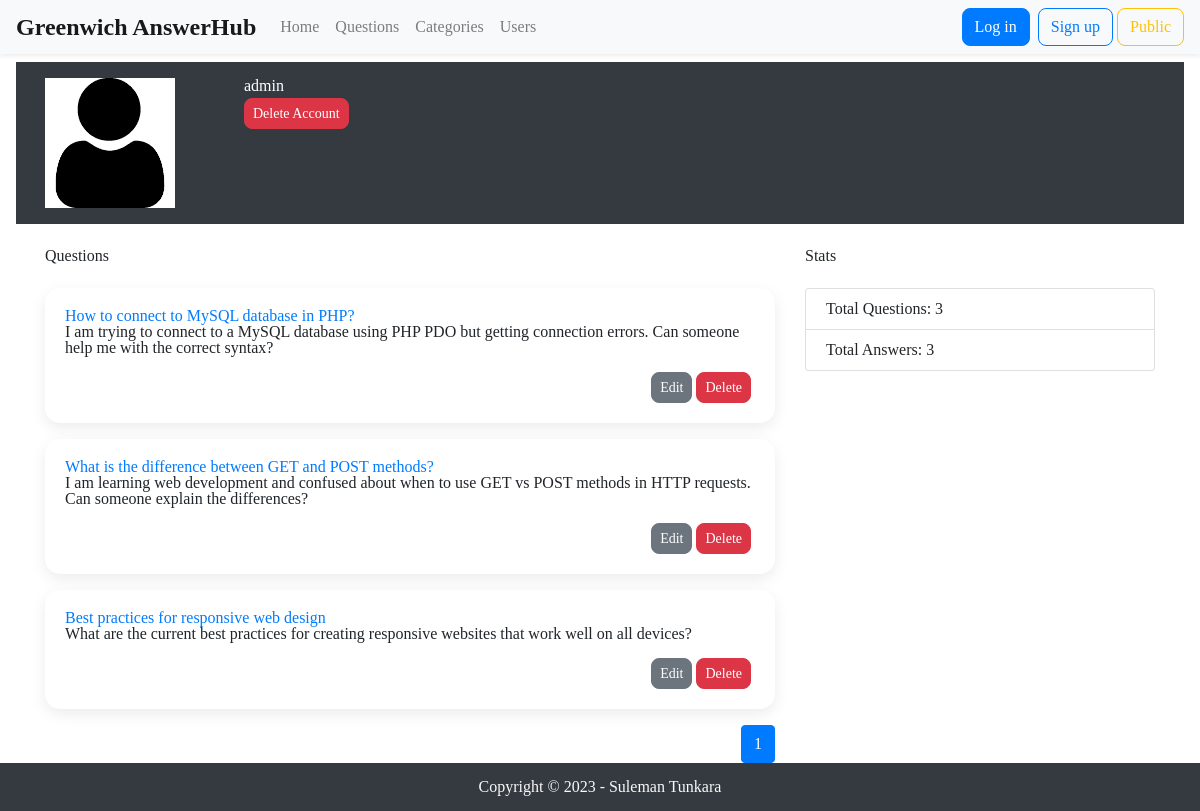
Screenshot of /admin/user_page.php?id=admin with the database file from the repository.
### tables this page shows
CREATE TABLE `users` (
  `id` int(11) NOT NULL AUTO_INCREMENT,
  `username` varchar(50) NOT NULL,
  `email` varchar(100) NOT NULL,
  `password` varchar(255) NOT NULL,
  `profile_image` LONGBLOB NULL,
  `created_at` timestamp NOT NULL DEFAULT current_timestamp(),
  PRIMARY KEY (`id`),
  UNIQUE KEY `username` (`username`)
);

CREATE TABLE `question` (
  `id` int(11) NOT NULL AUTO_INCREMENT,
  `questiontitle` varchar(255) NOT NULL,
  `questiontext` TEXT NOT NULL,
  `questiondate` date NOT NULL,
  `userid` int(11) NOT NULL,
  `categoryid` int(11) NOT NULL,
  `imageData` LONGBLOB NULL,
  `created_at` timestamp NOT NULL DEFAULT current_timestamp(),
  PRIMARY KEY (`id`),
  KEY `idx_userid` (`userid`),
  KEY `idx_categoryid` (`categoryid`),
  KEY `idx_questiondate` (`questiondate`)
);

### admin/user_page.php (called while the page is built, shortened)
<?php
include __DIR__ . '/../includes/DatabaseConnection.php';
include __DIR__ . '/../includes/DatabaseFunctions.php';
$user = getUserInformation($pdo, $_GET['id']);
$questions = getUserQuestions($pdo, $user['id']);
$answers = getUserAnswers($pdo, $user['id']);
$questionsPerPage = 10;
if (isset($_GET['page']) && is_numeric($_GET['page'])) {
    $page = $_GET['page'];
} else {
    $page = 1;
}
$startIndex = ($page - 1) * $questionsPerPage;
$endIndex = min($startIndex + $questionsPerPage, count($questions));
$totalPages = ceil(count($questions) / $questionsPerPage);
$currentPageURL = $_SERVER['PHP_SELF'];
include __DIR__ .  '/../admin/admin_templates/user_page.html.php';
include __DIR__ .  '/../admin/admin_templates/layout.html.php';
?>

### includes/DatabaseFunctions.php (called while the page is built, shortened)
<?php
function query( $pdo, $sql, $parameters = [] )
 {
    $query = $pdo->prepare( $sql );
    $query->execute( $parameters );
    return $query;
}
function getUserInformation( $pdo, $username )
 {
    $query = 'SELECT * FROM users WHERE username = :username';
    $params = [ ':username' => $username ];
    $stmt = query( $pdo, $query, $params );
    return $stmt->fetch( PDO::FETCH_ASSOC );
}
function getUserQuestions( $pdo, $userId )
 {
    $query = 'SELECT * FROM question WHERE userid = :userId ORDER BY question.questiondate DESC';
    $params = [ ':userId' => $userId ];
    $stmt = query( $pdo, $query, $params );
    return $stmt->fetchAll( PDO::FETCH_ASSOC );
}
function getUserAnswers( $pdo, $userId )
 {
    $query = 'SELECT * FROM answer WHERE userid = :userId';
    $params = [ ':userId' => $userId ];
    $stmt = query( $pdo, $query, $params );
    return $stmt->fetchAll( PDO::FETCH_ASSOC );
}
function shortText($pdo, $questionId)
{
    $query = 'SELECT questiontext FROM question WHERE id = :id';
    $stmt = $pdo->prepare($query);
    $stmt->bindValue(':id', $questionId, PDO::PARAM_INT);
    $stmt->execute();
    $row = $stmt->fetch(PDO::FETCH_ASSOC);
    $text = $row['questiontext'];
    $limit = 230;
    if (strlen($text) > $limit) {
        $truncatedText = substr($text, 0, $limit) . '...';
        return $truncatedText;
    } else {
        return $text;
    }
}

### admin/admin_templates/user_page.html.php (the view, shortened to what this page needs)
<body>
<header class="bg-dark text-white py-3">
  <div class="container">
    <div class="row">
      <div class="col-md-2">
        <div class="position-relative">
        <div class="d-flex align-items-center justify-content-center"
                        style="width: 130px; height: 130px; overflow: hidden;">
                        <?php if (!empty($user['profile_image'])): ?>
                        <img
                            alt="Profile Picture" class="img-fluid">
                        <?php else: ?>
                        <img src="../images/imgs.jpg" alt="Default Profile Picture" class="img-fluid">
                        <?php endif;?>
                    </div>
        </div>
      </div>
      <div class="col-md-10 px-4">
        <div class="d-flex justify-content-between align-items-center">
          <h3><?= htmlspecialchars($user['username']) ?></h3>
        </div>
        <div class="py-1">
          <button type="button" class="btn btn-danger btn-sm mr-2">
            <a href="delete.php" class="text-white text-decoration-none">Delete Account</a>
          </button>
        </div>
      </div>
    </div>
  </div>
</header>
    <main class="container mt-4">
        <div class="row">
            <div class="col-md-8">
                <h2 class="mb-4">Questions</h2>
                <?php
for ($i = $startIndex; $i < $endIndex; $i++) {
    $question = $questions[$i];
    ?>
                <div class="card mb-3">
                    <div class="card-body ">
                        <h5><a class="text-decoration-none" href="question_page.php?id=<?=$question['id']?>">
                                <?=htmlspecialchars($question['questiontitle'], ENT_QUOTES, 'UTF-8');?>
                            </a></h5>
                        <?=shortText($pdo, $question['id'])?>
                        <div class="mt-3">
                            <a class="btn btn-danger btn-sm mr-1 float-right"
                                href="question_delete.php?id=<?=$question['id']?>" role="button">Delete</a>
                            <a class="btn btn-secondary btn-sm mr-1 float-right"
                                href="question_edit.php?id=<?=$question['id']?>" role="button">Edit</a>
                        </div>
                    </div>
                </div>
                <?php }?>
                <nav aria-label="Question Pagination">
                    <ul class="pagination justify-content-end">
                        <?php for ($i = 1; $i <= $totalPages; $i++): ?>
                        <li class="page-item <?php if ($i == $page) {
    echo 'active';
}
?>">
                            <a class="page-link" href="<?=$currentPageURL?>?page=<?=$i?>"><?=$i?></a>
                        </li>
                        <?php endfor;?>
                    </ul>
                </nav>
            </div>
            <div class="col-md-4">
                <h2 class="mb-4">Stats</h2>
                <ul class="list-group">
                    <li class="list-group-item">Total Questions: <?=count($questions)?></li>
                    <li class="list-group-item">Total Answers: <?=count($answers)?></li>
                </ul>
            </div>
        </div>
    </main>
</body>

### templates/styles.css (style rules this page uses)
html, body, div, span, applet, object, iframe, h1, h2, h3, h4, h5, h6, p, blockquote, pre, a, abbr, acronym, address, big, cite, code, del, dfn, em, img, ins, kbd, q, s, samp, small, strike, strong, sub, sup, tt, var, b, u, i, center, dl, dt, dd, ol, ul, li, fieldset, form, label, legend, table, caption, tbody, tfoot, thead, tr, th, td, article, aside, canvas, details, embed, figure, figcaption, footer, header, hgroup, menu, nav, output, ruby, section, summary, time, mark, audio, video { margin: 0; padding: 0; border: 0; font-size: 100%; font: inherit; vertical-align: baseline; }
article, aside, details, figcaption, figure, footer, header, hgroup, menu, nav, section { display: block; }
body { line-height: 1; }
ol, ul { list-style: none; }
.card { border: none; border-radius: 15px; box-shadow: 0 5px 15px rgba(0,0,0,0.08); transition: all 0.3s ease; }
.btn { border-radius: 8px; font-weight: 500; transition: all 0.3s ease; }

### rows the page displays
users: username "admin"
question: questiontitle "How to connect to MySQL database in PHP?", shortText($pdo, $question['id']) "I am trying to connect to a MySQL database using PHP PDO but getting connection errors. Can someone help me with the correct syntax?"
question: questiontitle "What is the difference between GET and POST methods?", shortText($pdo, $question['id']) "I am learning web development and confused about when to use GET vs POST methods in HTTP requests. Can someone explain the differences?"
question: questiontitle "Best practices for responsive web design", shortText($pdo, $question['id']) "What are the current best practices for creating responsive websites that work well on all devices?"

### other values shown
count($questions) "3"
count($answers) "3"
